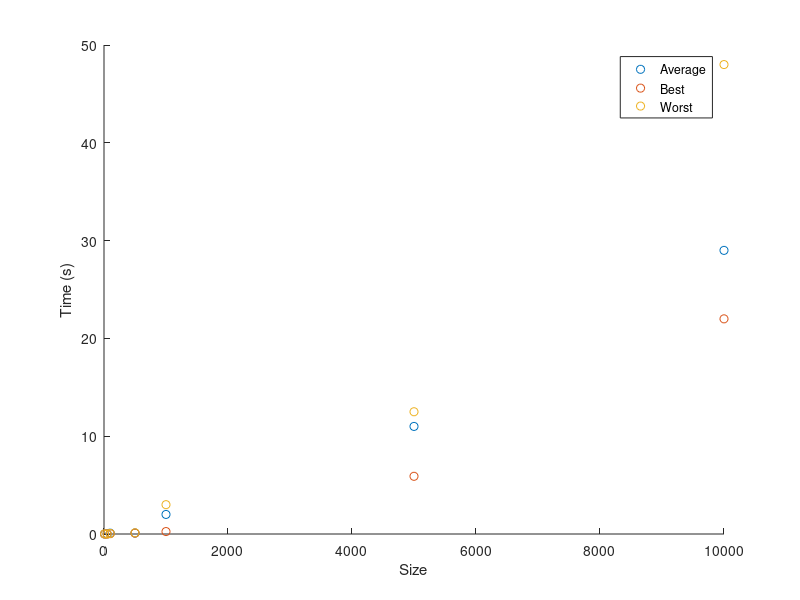

MATLAB code to generate this figure:
%% Clear the figure 
clf;
%% Initialize data we got from our java program to plot them
sizes = [10 50 100 500 1000 5000 10000];
avg_times   = [0.004  0.025  0.085 0.1  2  11 29];
best_times  = [0.0008 0.0013 0.035 0.09 0.25 5.9  22];
worst_times = [0.008  0.0022 0.056 0.12 3    12.5   48];
%% Drawing the scatter graphs to compare average best and worst cases
hold on;
scatter(sizes, avg_times)
scatter(sizes, best_times)
scatter(sizes, worst_times)
legend('Average','Best','Worst');
xlabel('Size');
ylabel('Time (s)');
hold off;